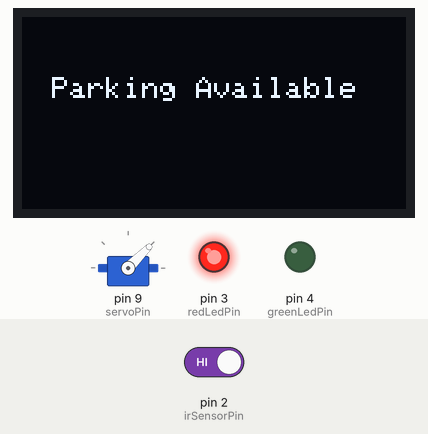
Bench run of a sketch on a simulated Arduino Uno, built with avr-gcc and run on an emulated ATmega328P. Shown: servo, 128×64 one-colour display, output pins drawn as LEDs (lit = HIGH). The test bench sets the inputs (shaded band); at power-on: pin 2 (irSensorPin) HIGH.

Above: at 3.2 s.
3.3 s: pin 2 (irSensorPin) driven LOW
At 4.4 s:
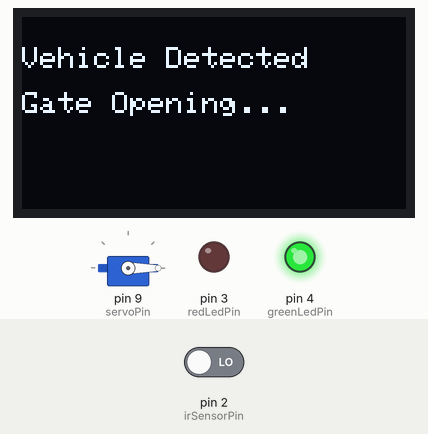
4.9 s: pin 2 (irSensorPin) driven HIGH
At 7.4 s:
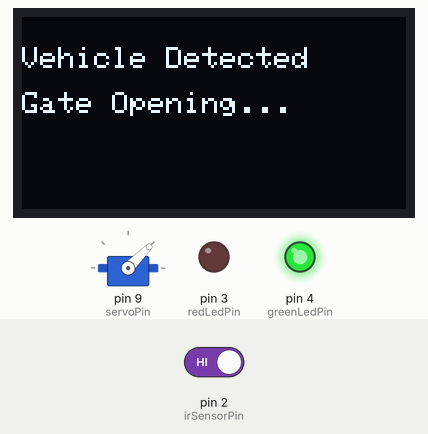
Timing chart, 0 to 9.2 s (numbered marks = the images above; inputs shaded):
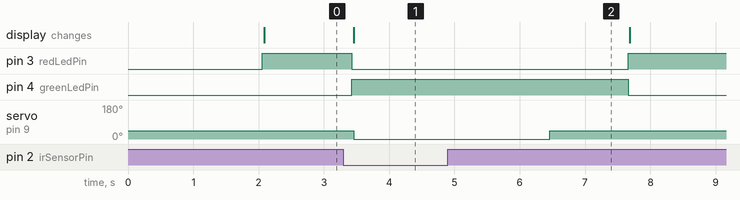

The sketch:

smart_parking_using_ir_servo.ino
```cpp
#include <Servo.h>
#include <Wire.h>
#include <Adafruit_GFX.h>
#include <Adafruit_SSD1306.h>

#define SCREEN_WIDTH 128
#define SCREEN_HEIGHT 64
#define OLED_RESET -1
Adafruit_SSD1306 display(SCREEN_WIDTH, SCREEN_HEIGHT, &Wire, OLED_RESET);

// Pin definitions
const int irSensorPin = 2;
const int redLedPin = 3;
const int greenLedPin = 4;
const int servoPin = 9;

Servo gateServo;

void setup() {
  pinMode(irSensorPin, INPUT);
  pinMode(redLedPin, OUTPUT);
  pinMode(greenLedPin, OUTPUT);

  gateServo.attach(servoPin);
  gateServo.write(45);  // Start at 45° (gate closed)

  // OLED setup
  display.begin(SSD1306_SWITCHCAPVCC, 0x3C);
  display.clearDisplay();
  display.setTextSize(1);
  display.setTextColor(SSD1306_WHITE);

  display.setCursor(10, 20);
  display.println("System Initializing...");
  display.display();
  delay(2000);
}

void loop() {
  int sensorValue = digitalRead(irSensorPin);

  if (sensorValue == LOW) {
    // Object detected
    digitalWrite(redLedPin, LOW);
    digitalWrite(greenLedPin, HIGH);

    gateServo.write(0);  // Open gate (move to 0°)

    display.clearDisplay();
    display.setCursor(0, 10);
    display.println("Vehicle Detected");
    display.setCursor(0, 25);
    display.println("Gate Opening...");
    display.display();

    delay(3000);  // Keep gate open

    gateServo.write(45);  // Close gate (move back to 45°)
    delay(1000);
  }
  else {
    // No object
    digitalWrite(redLedPin, HIGH);
    digitalWrite(greenLedPin, LOW);

    gateServo.write(45);  // Ensure gate is in closed position

    display.clearDisplay();
    display.setCursor(10, 20);
    display.println("Parking Available");
    display.display();
  }

  delay(200); // Sensor debounce
}
```

Measured:
- after the input at 3.3 s, pin 3 (redLedPin): HIGH → LOW after 0.13 s; pin 4 (greenLedPin): LOW → HIGH after 0.13 s; servo on pin 9 (servoPin): 45° → 0° after 0.16 s; the display: changes after 0.16 s (image 1)
- after the input at 4.9 s, pin 3 (redLedPin): LOW → HIGH after 2.8 s; pin 4 (greenLedPin): HIGH → LOW after 2.8 s; servo on pin 9 (servoPin): goes on until 6.5 s, then stays 45°
